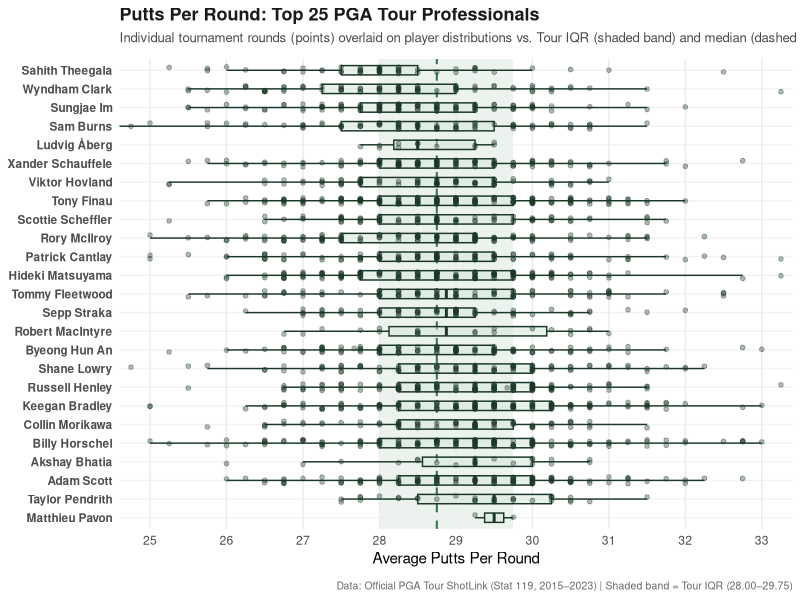

R code for this plot:
## ---- chunk 1
#| label: fig-putts-per-round
#| fig-cap: "Individual tournament Putts Per Round observations (points) and distributions for the Top 25 PGA Tour golfers compared to the tour-wide baseline."
#| fig-width: 8.5
#| fig-height: 7.5

library(tidyverse)

# Load official tournament Putts Per Round data (Stat 119)
pga_data <- read_csv("data/pga_putts_per_round.csv", show_col_types = FALSE)

# Top 25 players based on the final 2024 FedExCup standings
top25_players <- c(
  "Scottie Scheffler", "Xander Schauffele", "Hideki Matsuyama", "Keegan Bradley",
  "Ludvig Åberg", "Rory McIlroy", "Collin Morikawa", "Wyndham Clark",
  "Sam Burns", "Patrick Cantlay", "Sungjae Im", "Sahith Theegala", "Shane Lowry",
  "Adam Scott", "Tony Finau", "Byeong Hun An", "Viktor Hovland", "Russell Henley",
  "Akshay Bhatia", "Robert MacIntyre", "Billy Horschel", "Tommy Fleetwood",
  "Sepp Straka", "Matthieu Pavon", "Taylor Pendrith"
)

# Filter tournament observations for the top 25 players and order by median putts
top25_data <- pga_data |>
  filter(player %in% top25_players) |>
  group_by(player) |>
  mutate(player_median = median(putts_per_round, na.rm = TRUE)) |>
  ungroup() |>
  mutate(player = fct_reorder(player, -player_median))

# Calculate baseline metrics across all 26,442 tour observations
tour_median <- median(pga_data$putts_per_round, na.rm = TRUE)
tour_q25 <- quantile(pga_data$putts_per_round, 0.25, na.rm = TRUE)
tour_q75 <- quantile(pga_data$putts_per_round, 0.75, na.rm = TRUE)

# Create the comparison graphic showing individual rounds
ggplot(top25_data, aes(x = putts_per_round, y = player)) +
  # Shaded region showing the Tour middle 50% across all 26,442 rounds
  annotate(
    "rect",
    xmin = tour_q25, xmax = tour_q75,
    ymin = -Inf, ymax = Inf,
    fill = "#e8f0ec", alpha = 0.85
  ) +
  # Dashed line at the tour median (28.75 putts/round)
  geom_vline(xintercept = tour_median, linetype = "dashed", color = "#3b6e52", linewidth = 0.7) +
  # Boxplots representing each player's distribution
  geom_boxplot(
    fill = "#d4e6db", color = "#1b3827",
    alpha = 0.5, width = 0.5, outlier.shape = NA, linewidth = 0.5
  ) +
  # Individual tournament rounds as points
  geom_jitter(
    color = "#1b3827", alpha = 0.35, size = 1.3, height = 0.18, width = 0
  ) +
  coord_cartesian(xlim = c(25, 33)) +
  scale_x_continuous(breaks = seq(25, 33, by = 1)) +
  labs(
    title = "Putts Per Round: Top 25 PGA Tour Professionals",
    subtitle = "Individual tournament rounds (points) overlaid on player distributions vs. Tour IQR (shaded band) and median (dashed line)",
    x = "Average Putts Per Round",
    y = NULL,
    caption = "Data: Official PGA Tour ShotLink (Stat 119, 2015–2023) | Shaded band = Tour IQR (28.00–29.75)"
  ) +
  theme_minimal(base_size = 11) +
  theme(
    plot.title = element_text(face = "bold", size = 13, color = "#1a1a1a"),
    plot.subtitle = element_text(size = 9.5, color = "#4a4a4a", margin = margin(b = 10)),
    plot.caption = element_text(size = 7.5, color = "#666666", margin = margin(t = 10)),
    axis.text.y = element_text(face = "bold", size = 8.5),
    panel.grid.minor = element_blank(),
    panel.grid.major.y = element_line(color = "#f2f2f2")
  )
